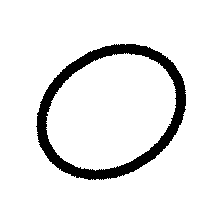
%> input picture imagens/train/circle/circle-train-0.png, 224 x 224 px; its folder holds only this picture in this run
$ octave alineaB.m   (GNU Octave 9; MATLAB toolbox functions it lacks are replaced by stand-ins)
%> lines starting %> are read from the running program, lines starting %| are printed output that depends on the picture; in (x1, y1, x2, y2) boxes, pixels count from 0 and x2, y2 are one past the last pixel; in counts of white or black regions, pixels touching at a corner belong together; the program's own positions count from 1
### process_images.m
function [input, size] = process_images(folder)
%> called with folder = 'imagens/train/*/*.png'

directory = dir(folder);
size = length(directory);

for i = 1 : length(directory)
    % Lê a imagem
    img = imread(append(directory(i).folder, "/", directory(i).name));
%> img is the input picture: size 224x224x3 uint8; 91.8% white; 1 black region, box (x1, y1, x2, y2) and area: (36, 44, 186, 180) 4108
    img = img(:,:,1);

    % Redimensiona a imagem para 32px por 32px
    img = imresize(img, [32, 32]);
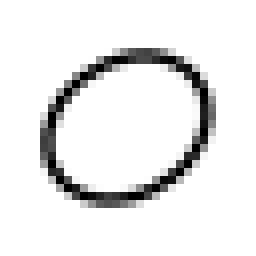
%> img: size 32x32 uint8 (shown 8 times larger); min 0, max 255, mean 233.5

    % Converte a imagem para uma matriz binária
    img = imbinarize(img);
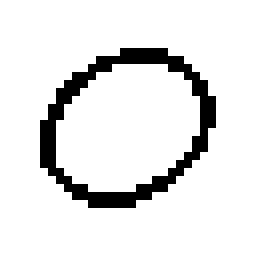
%> img: size 32x32 logical (shown 8 times larger); 89.7% white; black in thin lines or dots, all inside (x1, y1, x2, y2) = (5, 6, 27, 26)

    % Transforma a matriz numa coluna
    img = img(:);
%> img = 1024 logical values, 919 true

    % Adiciona a coluna aos dados
    input(:, i) = img;
end
%> pass 2 of the loop in process_images, `for i = 1 : length(directory)`:
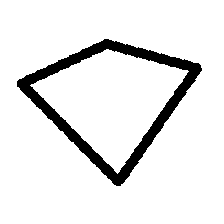
%> input picture imagens/train/kite/kite-train-0.png, 224 x 224 px
%> in process_images, img is the input picture: size 224x224x3 uint8; 91% white; 1 black region, box (x1, y1, x2, y2) and area: (17, 39, 202, 186) 4537
%> in process_images, `img = imresize(img, [32, 32]);`:
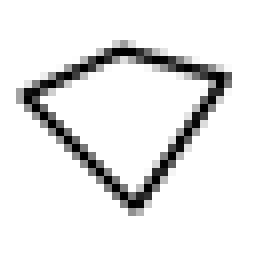
%> img: size 32x32 uint8 (shown 8 times larger); min 0, max 255, mean 231.5
%> in process_images, `img = imbinarize(img);`:
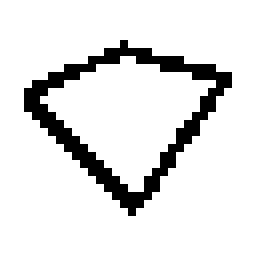
%> img: size 32x32 logical (shown 8 times larger); 88.6% white; black in thin lines or dots, all inside (x1, y1, x2, y2) = (3, 5, 29, 27)
%> in process_images, `img = img(:);`: img = 1024 logical values, 907 true

end

### gen_target.m
function [target] = gen_target(tamanho)

target = zeros(6, tamanho);
n = tamanho / 6;

linha = 1;

for i = 1 : tamanho
    target(linha, i) = 1;
    if rem(i, n) == 0
        linha = linha + 1;
    end
end

end

### alineaB.m
folder = "imagens/train/*/*.png";
[input, tamanho] = process_images(folder);
%> input = 1024 rows, first 12: [true true; true true; true true; true true; true true; true true; true true; true true; true true; true true; true true; true true]; tamanho = 2
target = gen_target(tamanho);
%> in gen_target, `n = tamanho / 6;`: n = 0.333
%> the loop in gen_target, `for i = 1 : tamanho` made 2 passes
%> linha on passes 1 to 2: 2, 3
%> after the loop in gen_target, `for i = 1 : tamanho`: target = [1 0; 0 1; 0 0; 0 0; 0 0; 0 0]
%> target = [1 0; 0 1; 0 0; 0 0; 0 0; 0 0]

accuracyFinalTeste = 0;
accuracyFinalExemplos = 0;
nSim = 1;

for i=1 : nSim

%> (the run ends here)
